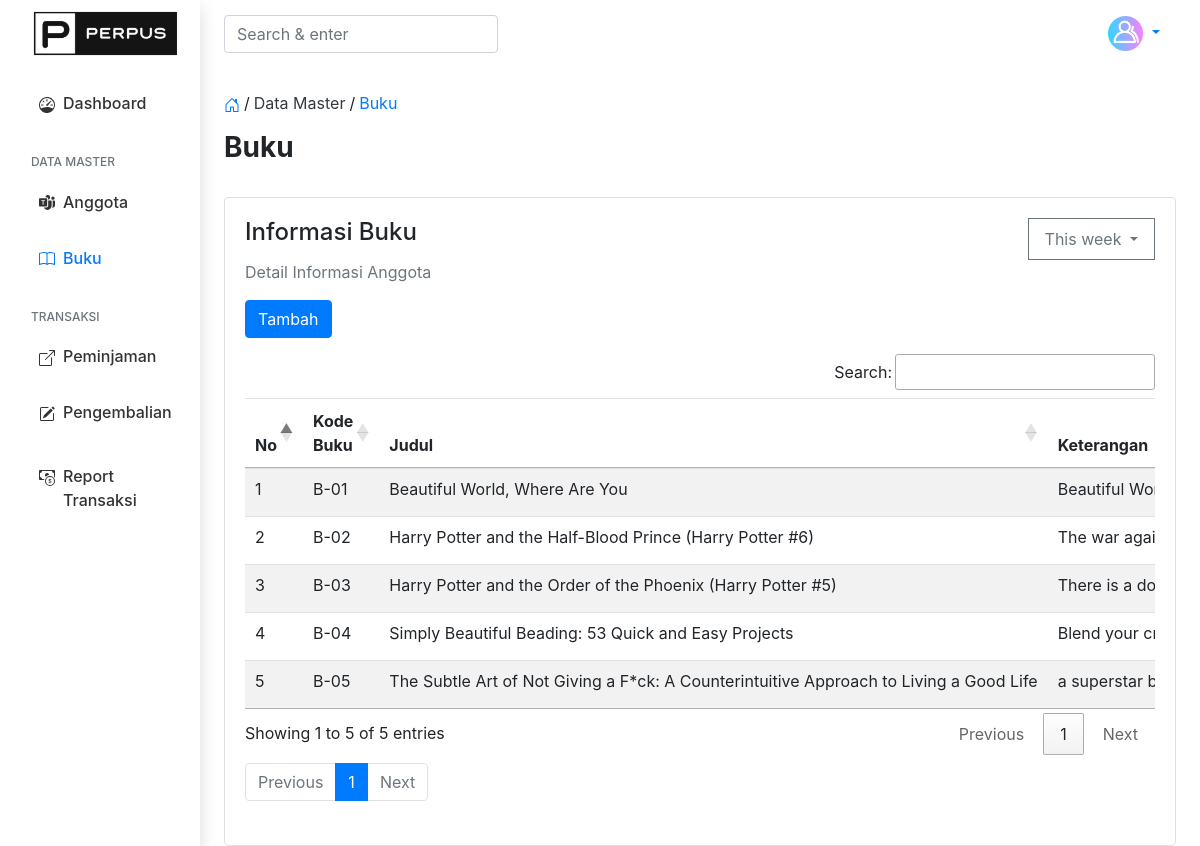
The page /src/books/books.php (signed in) on the database its author committed.
### tables this page shows
CREATE TABLE `buku` (
  `id_buku` int(11) NOT NULL,
  `kode_buku` varchar(15) NOT NULL,
  `judul` varchar(100) NOT NULL,
  `keterangan` text NOT NULL,
  `pengarang` varchar(50) NOT NULL,
  `penerbit` varchar(50) NOT NULL,
  `tahun` year(4) NOT NULL,
  `status` enum('Available','Booked','Archived') NOT NULL DEFAULT 'Available'
);

### src/books/books.php (the view, shortened to what this page needs)
<?php
include_once '../../config.php';
$booksAll = mysqli_query($conn, "SELECT * FROM buku");
$limit = 10;
$page = $_GET['page'] ??  1;
$page = ($page < 1) ? 1 : $page;
$start = ($page - 1) * $limit;
$total_data = mysqli_num_rows($booksAll);
$total_page = ceil($total_data / $limit);
$books = mysqli_query($conn, "SELECT * FROM buku LIMIT $start , $limit");
?>
<!doctype html>
<html lang="en">
<head>
    <link rel="stylesheet" href="https://cdn.jsdelivr.net/npm/bootstrap@4.6.2/dist/css/bootstrap.min.css">
    <link href="../../assets/css/styles.css" rel="stylesheet">
    <link rel="stylesheet" href="https://maxcdn.bootstrapcdn.com/bootstrap/4.5.2/css/bootstrap.min.css">
    <link rel="stylesheet" type="text/css" href="https://cdn.datatables.net/1.10.19/css/jquery.dataTables.css">
    <link rel="stylesheet" type="text/css" href="https://cdn.datatables.net/buttons/1.6.5/css/buttons.dataTables.min.css">
    <link rel="stylesheet" type="text/css" href="https://cdn.datatables.net/1.10.19/css/jquery.dataTables.min.css">
</head>
<body>
    <div class="container-fluid">
        <div class="row">
            <nav id="sidebarMenu" class="col-md-3 col-lg-2 d-md-block sidebar collapse shadow pt-2">
                <div class="logo pl-3">
                    <a href="dashboard.php">
                        <img src="../../assets/img/logo2.png" width="150" alt="">
                    </a>
                </div>
                <div class="sidebar-sticky pt-3">
                    <ul class="nav flex-column">
                        <div class="menu-sidebar p-2 ">
                            <li class="nav-item ">
                                <a class="nav-link d-flex " href="../dashboard.php">
                                    <div class="icon align-middle">
                                    </div>
                                    <div class=" ml-2 text">
                                        <span>Dashboard</span>
                                    </div>
                                </a>
                            </li>
                        </div>
                    </ul>
                    <h6 class="sidebar-heading d-flex justify-content-between align-items-center px-3 mt-4 mb-1 text-muted">
                        <span>Data Master</span>
                    </h6>
                    <ul class="nav flex-column mb-2">
                        <div class="menu-sidebar p-2 ">
                            <li class="nav-item">
                                <a class="nav-link d-flex" href="../members/members.php">
                                    <div class="icon align-middle">
                                    </div>
                                    <div class=" ml-2 text">
                                        <span>Anggota</span>
                                    </div>
                                </a>
                            </li>
                        </div>
                        <div class="menu-sidebar p-2 ">
                            <li class="nav-item">
                                <a class="nav-link active d-flex" href="books.php">
                                    <div class="icon align-middle">
                                    </div>
                                    <div class=" ml-2 text">
                                        <span>Buku</span>
                                    </div>
                                </a>
                            </li>
                        </div>
                    </ul>
                    <h6 class="sidebar-heading d-flex justify-content-between align-items-center px-3 mt-4 mb-1 text-muted">
                        <span>Transaksi</span>
                    </h6>
                    <ul class="nav flex-column mb-2 ">
                        <div class="menu-sidebar p-2 ">
                            <li class="nav-item">
                                <a class="nav-link d-flex" href="../transaction/borrows/borrows.php">
                                    <div class="icon align-middle">
                                    </div>
                                    <div class=" ml-2 text">
                                        <span>Peminjaman</span>
                                    </div>
                                </a>
                            </li>
                        </div>
                        <div class="menu-sidebar p-2 ">
                            <li class="nav-item">
                                <a class="nav-link d-flex" href="../transaction/returns/returns.php">
                                    <div class="icon align-middle">
                                    </div>
                                    <div class=" ml-2 text">
                                        <span>Pengembalian</span>
                                    </div>
                                </a>
                            </li>
                        </div>
                    </ul>
                    <ul class="nav flex-column">
                        <div class="menu-sidebar p-2 ">
                            <li class="nav-item">
                                <a class="nav-link d-flex" href="../transaction/reports/reports.php">
                                    <div class="icon align-middle">
                                    </div>
                                    <div class=" ml-2 text">
                                        <span>Report Transaksi</span>
                                    </div>
                                </a>
                            </li>
                        </div>
                    </ul>
                </div>
            </nav>
            <main role="main" class="col-md-9 ml-sm-auto col-lg-10 px-md-4 pt-2">
                <div class="d-flex justify-content-between">
                    <form class="form-inline my-2 my-lg-0">
                        <input class="form-control mr-sm-2" type="search" placeholder="Search & enter" aria-label="Search">
                    </form>
                    <li class="nav-item dropdown list-unstyled pr-0 pl-0">
                        <a class="nav-link dropdown-toggle" href="#" id="navbarDropdown" role="button" data-toggle="dropdown" aria-haspopup="true" aria-expanded="false">
                            <img width="35" src="../../assets/img/default.png" alt="">
                        </a>
                    </li>
                </div>
                <div class=" justify-content-between flex-wrap flex-md-nowrap align-items-center pt-3 pb-2 mb-3 mt-3">
                    <div class="greetings">
                        <div class="nav bread-crumb">
                            <ol class="list-unstyled d-flex justify-content-center">
                                <li>
                                    <a href="../dashboard.php" class="text-decoration-none text-dark">
                                    </a>
                                </li>
                                <li class="mr-1">/</li>
                                <li class="mr-1 align-bottom">
                                    <a class="text-decoration-none text-dark">Data Master</a>
                                </li>
                                <li class="mr-1">/</li>
                                <li class="mr-1 align-bottom">
                                    <a href="books.php" class="text-decoration-none">Buku</a>
                                </li>
                            </ol>
                        </div>
                        <h3 class="font-weight-bolder">Buku</h3>
                    </div>
                </div>
                <div class="row">
                    <div class="col-12">
                        <div class="card rounded-lg">
                            <div class="card-body">
                                <div>
                                    <div class="mb-4">
                                        <div class="header-table d-flex justify-content-between">
                                            <h4 class="card-title">Informasi Buku</h4>
                                            <div class="btn-toolbar mb-2 mb-md-0">
                                                <li class="nav-item dropdown list-unstyled pr-0 pl-0">
                                                    <button type="button" class="nav-link dropdown-toggle border border-secondary bg-white text-muted" id="navbarDropdown" role="button" data-toggle="dropdown" aria-haspopup="true" aria-expanded="false">
                                                        This week
                                                    </button>
                                                </li>
                                            </div>
                                        </div>
                                        <p class="text-muted">Detail Informasi Anggota</p>
                                        <button type="button" class="btn btn-primary mb-3" data-toggle="modal" data-target="#createModal">
                                            Tambah
                                        </button>
                                        <div class="table-responsive mb-2">
                                            <table class="table table-striped" id="mauexport">
                                                <thead>
                                                    <tr>
                                                        <th>No</th>
                                                        <th>Kode Buku</th>
                                                        <th>Judul</th>
                                                        <th>Keterangan</th>
                                                    </tr>
                                                </thead>
                                                <tbody>
                                                    <?php foreach ($books as $key => $book) : ?>
                                                        <tr class="text-nowrap">
                                                            <td><?= ++$key ?></td>
                                                            <td><?= $book['kode_buku'] ?></td>
                                                            <td><?= $book['judul'] ?></td>
                                                            <td><?= strlen($book['keterangan']) > 70 ? substr($book['keterangan'], 0, 70) . "..." : $book['keterangan']; ?></td>
                                                        </tr>
                                                    <?php endforeach; ?>
                                                </tbody>
                                            </table>
                                        </div>
                                        <nav aria-label="">
                                            <ul class="pagination">
                                                <?php if ($page == 1) : ?>
                                                    <li class="page-item disabled">
                                                        <a class="page-link">Previous</a>
                                                    </li>
                                                <?php else : ?>
                                                    <li class="page-item">
                                                        <a class="page-link" href="?page=<?= $page - 1 ?>">Previous</a>
                                                    </li>
                                                <?php endif; ?>
                                                <?php for ($i = 1; $i <= $total_page; $i++) : ?>
                                                    <?php if ($i == $page) : ?>
                                                        <li class="page-item active" aria-current="page">
                                                            <a class="page-link" href="?page=<?= $i ?>"><?= $i ?></a>
                                                        </li>
                                                    <?php else : ?>
                                                        <li class="page-item"><a class="page-link" href="?page=<?= $i ?>"><?= $i ?></a></li>
                                                    <?php endif; ?>
                                                <?php endfor; ?>
                                                <?php if ($page == $total_page) : ?>
                                                    <li class="page-item disabled">
                                                        <a class="page-link" href="#">Next</a>
                                                    </li>
                                                <?php else : ?>
                                                    <li class="page-item">
                                                        <a class="page-link" href="?page=<?= $page + 1 ?>">Next</a>
                                                    </li>
                                                <?php endif; ?>
                                            </ul>
                                        </nav>
                                    </div>
                                </div>
                            </div>
                        </div>
                    </div>
                </div>
            </main>
        </div>
    </div>
</body>
</html>

### assets/css/styles.css (style rules this page uses)
.sidebar { position: fixed; top: 0; bottom: 0; left: 0; z-index: 100; padding: 48px 0 0; box-shadow: inset -1px 0 0 rgba(0, 0, 0, .1); }
.sidebar-sticky { position: relative; top: 0; height: calc(100vh - 48px); padding-top: .5rem; overflow-x: hidden; overflow-y: auto; }
.sidebar .nav-link { font-weight: 500; color: #333; }
.sidebar .nav-link.active { color: #007bff; }
.sidebar-heading { font-size: .75rem; text-transform: uppercase; }

### rows shown on the page
buku: kode_buku "B-01", judul "Beautiful World, Where Are You", keterangan "Beautiful…"
buku: kode_buku "B-02", judul "Harry Potter and the Half-Blood Prince (Harry Potter #6)", keterangan "The war…"
buku: kode_buku "B-03", judul "Harry Potter and the Order of the Phoenix (Harry Potter #5)", keterangan "There is a…"
buku: kode_buku "B-04", judul "Simply Beautiful Beading: 53 Quick and Easy Projects", keterangan "Blend your…"
buku: kode_buku "B-05", judul "The Subtle Art of Not Giving a F*ck: A Counterintuitive Approach to Living a Good Life", keterangan "a superstar…"
